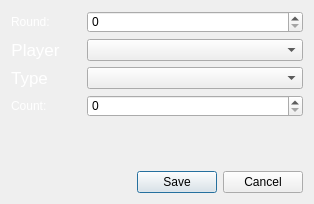
<?xml version="1.0" encoding="UTF-8"?>
<ui version="4.0">
 <class>SchmeissereiWidget</class>
 <widget class="QWidget" name="SchmeissereiWidget">
  <property name="geometry">
   <rect>
    <x>0</x>
    <y>0</y>
    <width>314</width>
    <height>204</height>
   </rect>
  </property>
  <property name="windowTitle">
   <string>Add Schmeisserei</string>
  </property>
  <property name="styleSheet">
   <string notr="true">QLabel { color: white; }
QDialog { background-color: rgb(51,51,51); }</string>
  </property>
  <layout class="QVBoxLayout" name="verticalLayout">
   <item>
    <layout class="QFormLayout" name="formLayout">
     <item row="1" column="1">
      <widget class="PlayersComboBox" name="comboBoxPlayer"/>
     </item>
     <item row="2" column="0">
      <widget class="QLabel" name="label_2">
       <property name="text">
        <string>&lt;!DOCTYPE HTML PUBLIC &quot;-//W3C//DTD HTML 4.0//EN&quot; &quot;http://www.w3.org/TR/REC-html40/strict.dtd&quot;&gt;
&lt;html&gt;&lt;head&gt;&lt;meta name=&quot;qrichtext&quot; content=&quot;1&quot; /&gt;&lt;style type=&quot;text/css&quot;&gt;
p, li { white-space: pre-wrap; }
&lt;/style&gt;&lt;/head&gt;&lt;body style=&quot; font-family:'Lucida Grande'; font-size:13pt; font-weight:400; font-style:normal;&quot;&gt;
&lt;p align=&quot;center&quot; style=&quot; margin-top:0px; margin-bottom:0px; margin-left:0px; margin-right:0px; -qt-block-indent:0; text-indent:0px;&quot;&gt;Type&lt;/p&gt;&lt;/body&gt;&lt;/html&gt;</string>
       </property>
      </widget>
     </item>
     <item row="2" column="1">
      <widget class="QComboBox" name="comboBoxType"/>
     </item>
     <item row="0" column="1">
      <widget class="QSpinBox" name="spinBoxRoundNumber"/>
     </item>
     <item row="1" column="0">
      <widget class="QLabel" name="label">
       <property name="text">
        <string>&lt;!DOCTYPE HTML PUBLIC &quot;-//W3C//DTD HTML 4.0//EN&quot; &quot;http://www.w3.org/TR/REC-html40/strict.dtd&quot;&gt;
&lt;html&gt;&lt;head&gt;&lt;meta name=&quot;qrichtext&quot; content=&quot;1&quot; /&gt;&lt;style type=&quot;text/css&quot;&gt;
p, li { white-space: pre-wrap; }
&lt;/style&gt;&lt;/head&gt;&lt;body style=&quot; font-family:'Lucida Grande'; font-size:13pt; font-weight:400; font-style:normal;&quot;&gt;
&lt;p align=&quot;center&quot; style=&quot; margin-top:0px; margin-bottom:0px; margin-left:0px; margin-right:0px; -qt-block-indent:0; text-indent:0px;&quot;&gt;Player&lt;/p&gt;&lt;/body&gt;&lt;/html&gt;</string>
       </property>
      </widget>
     </item>
     <item row="0" column="0">
      <widget class="QLabel" name="label_3">
       <property name="text">
        <string>Round:</string>
       </property>
      </widget>
     </item>
     <item row="3" column="0">
      <widget class="QLabel" name="labelCount">
       <property name="text">
        <string>Count:</string>
       </property>
      </widget>
     </item>
     <item row="3" column="1">
      <widget class="QSpinBox" name="spinBoxCount"/>
     </item>
     <item row="4" column="0">
      <spacer name="horizontalSpacer">
       <property name="orientation">
        <enum>Qt::Horizontal</enum>
       </property>
       <property name="sizeType">
        <enum>QSizePolicy::Fixed</enum>
       </property>
       <property name="sizeHint" stdset="0">
        <size>
         <width>70</width>
         <height>10</height>
        </size>
       </property>
      </spacer>
     </item>
    </layout>
   </item>
   <item>
    <widget class="QDialogButtonBox" name="buttonBox">
     <property name="standardButtons">
      <set>QDialogButtonBox::Cancel|QDialogButtonBox::Save</set>
     </property>
    </widget>
   </item>
  </layout>
 </widget>
 <customwidgets>
  <customwidget>
   <class>PlayersComboBox</class>
   <extends>QComboBox</extends>
   <header location="global">ui/widgets/playerscombobox.h</header>
  </customwidget>
 </customwidgets>
 <resources/>
 <connections/>
</ui>
